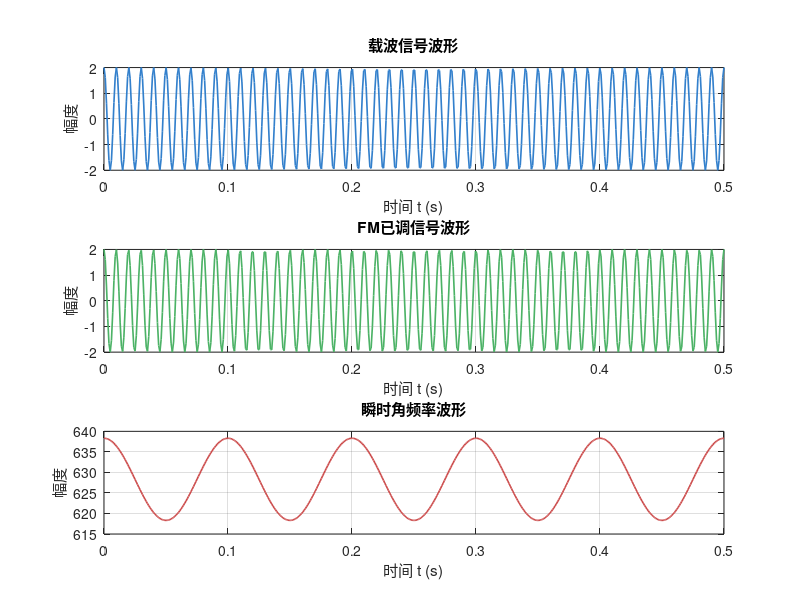

MATLAB code for this plot: (Note: this script raises an error after producing the figure.)
% FM频率调制
clc;clear;
%% 1.参数设置
K_FM = 5;  % 调频灵敏度
A_m = 2;  % 调制信号幅度
f_m = 10;  % 调制信号频率（Hz）
omega_m = 2 * pi * f_m;
f_c = 100;  % 载波频率（Hz）
omega_c = 2 * pi * f_c;
A = 2;  % 载波幅度
f_s = 1000;  % 采样频率
T = 0.5;  % 仿真时间
N = f_s * T;  % 采样点数
t = linspace(0, T, N);  % 时间向量
beta_FM = (K_FM * A_m) / omega_m;  % 调频指数

%% 2.生成信号
% 调制信号
f_t = A_m * cos(omega_m * t);
% 载波信号
c_t = A * cos(omega_c * t);
% FM已调信号
s_FM_t = A * cos(omega_c * t + beta_FM * sin(omega_m * t));
% 瞬时角频率
omega_i_t = omega_c + K_FM * f_t;

%% 3.绘制时域波形
figure('Name', 'FM信号时域波形', 'Position', [100, 100, 800, 600]);

% 子图1：载波信号波形
subplot(3, 1, 1);
plot(t, c_t, 'LineWidth', 1.2, 'Color', [0.2 0.5 0.8]);
title('载波信号波形');
xlabel('时间 t (s)');
ylabel('幅度');
grid on; box on;  % 显示网格和边框

% 子图2：FM已调信号波形
subplot(3, 1, 2);
plot(t, s_FM_t, 'LineWidth', 1.2, 'Color', [0.3 0.7 0.4]);
title('FM已调信号波形');
xlabel('时间 t (s)');
ylabel('幅度');
grid on; box on;

% 子图3：瞬时角频率波形
subplot(3, 1, 3);
plot(t, omega_i_t, 'LineWidth', 1.2, 'Color', [0.8 0.3 0.3]);
title('瞬时角频率波形');
xlabel('时间 t (s)');
ylabel('幅度');
grid on; box on;

% 调整子图间距，添加总标题
sgtitle('FM调制时域分析（载波、瞬时角频率、已调信号）');

%% 4.绘制频域频谱
% 频率轴定义
f_axis = linspace(-f_s/2, f_s/2, N); 
% 调制信号频谱
F_f = fftshift(fft(f_t));  % 调制信号频谱
F_c = fftshift(fft(c_t));  % 载波信号频谱
F_FM = fftshift(fft(s_FM_t));  % FM已调信号频道

figure('Name', 'FM信号频域频谱', 'Position', [100, 200, 800, 600]);

% 子图1：调制信号频谱
subplot(3, 1, 1);
plot(f_axis, abs(F_f), 'LineWidth', 1.2, 'Color', [0.2 0.5 0.8]);
title('调制信号频谱');
xlabel('频率 f (Hz)');
ylabel('幅度');
xlim([-2*f_m, 2*f_m]);
grid on; box on;

% 子图2：载波信号频谱
subplot(3, 1, 2);
plot(f_axis, abs(F_c), 'LineWidth', 1.2, 'Color', [0.8 0.3 0.3]);
title('载波信号频谱');
xlabel('频率 f (Hz)');
ylabel('幅度');
xlim([f_c - 20, f_c + 20]);
grid on; box on;

% 子图3：FM已调信号频谱
subplot(3, 1, 3);
plot(f_axis, abs(F_FM), 'LineWidth', 1.2, 'Color', [0.3 0.7 0.4]);
title('FM已调信号频谱');
xlabel('普铝 f (Hz)');
ylabel('幅度');
bw = 2 * (beta_FM + 1) * f_m;
xlim([f_c - bw/2, f_c + bw/2]);
grid on; box on;

sgtitle('FM调制频域分析');
